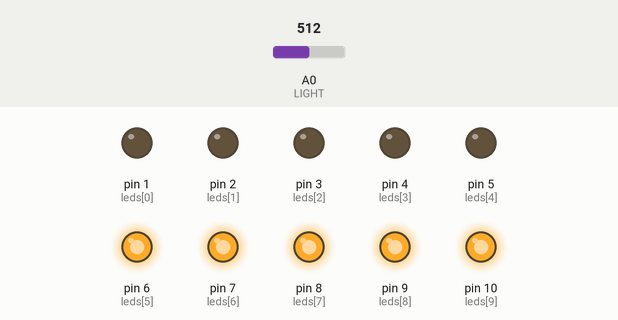
This sketch was run on a simulated Arduino Uno, built with avr-gcc and run on an emulated ATmega328P. Shown: output pins drawn as LEDs (lit = HIGH). Inputs (shaded band) come from the test bench; at power-on: A0 (LIGHT) = 512.

Above: at 1.8 s.
1.9 s: A0 (LIGHT) set to 541
3.4 s: A0 (LIGHT) set to 558
At 4.5 s:
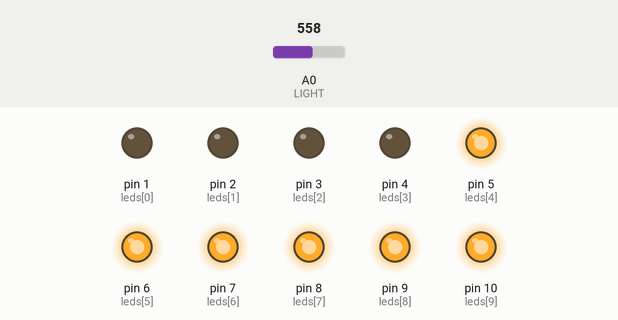
5.5 s: A0 (LIGHT) set to 603
7.2 s: A0 (LIGHT) set to 635
At 8.8 s:
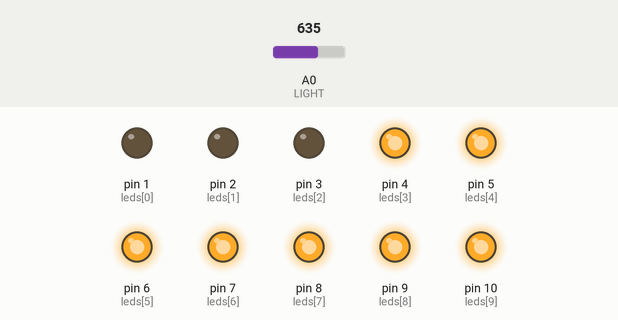
9.5 s: A0 (LIGHT) set to 673
11.2 s: A0 (LIGHT) set to 703
At 13.0 s:
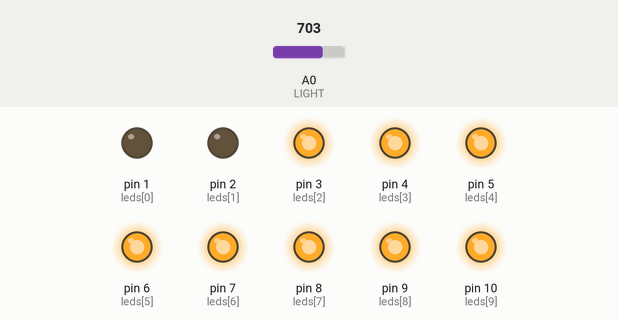
Timing chart, 0 to 14.5 s (numbered marks = the images above; inputs shaded):
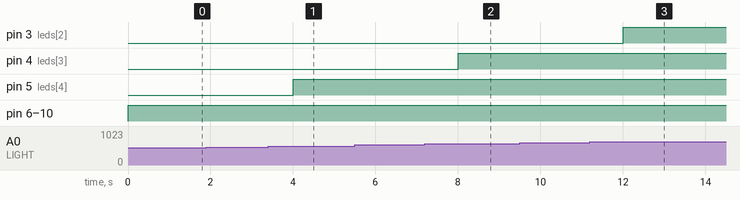

The sketch:

light_check.ino
```cpp
// Контакт подключения светодиодов
const  int  leds[] = { 1 , 2 , 3 ,  4 ,  5 ,  6 ,  7 ,  8 ,  9 ,  10 };
const  int  LIGHT = A0;  // Контакт A0 для входа фоторезистора
const  int  MIN_LIGHT =  200 ;  // Нижний порог освещенности
const  int  MAX_LIGHT =  900 ;  // Верхний порог освещенности
// Переменная для хранения данных фоторезистора
int  val =  0 ;
void  setup  ()  {
// Сконфигурировать контакты светодиодов как выход
for  ( int  i =  0 ; i <  10 ; i++)  // делаем через цикл  for
pinMode(leds[i], OUTPUT);
}
void  loop  ()  {
val = analogRead(LIGHT);  // Считываем показания  фоторезистора
// Применение функции map()
val =  map (val, MIN_LIGHT, MAX_LIGHT,  10 ,  0 );
// Ограничиваем, чтобы не превысило границ
val = constrain(val,  0 ,  10 );
// Зажечь количество светодиодов, пропорциональное  освещенности,
// остальные потушить
for  ( int  i =  1 ; i <  11 ; i++) {
if  (i >= val)  // Зажечь светодиоды
digitalWrite(leds[i -  1 ], HIGH);
else  // Потушить светодиоды
digitalWrite(leds[i -  1 ], LOW);
}
delay( 1000 );  // Пауза перед следующим измерением
} 
```

Measured:
- the behaviour switches between 549 and 550 on A0 (LIGHT) (found by bisection; images 0 and 1)
- the behaviour switches between 619 and 620 on A0 (LIGHT) (found by bisection; images 1 and 2)
- the behaviour switches between 689 and 690 on A0 (LIGHT) (found by bisection; images 2 and 3)
- after the input at 1.9 s, every drawn part: stays the same
- after the input at 3.4 s, pin 5 (leds[4]): LOW → HIGH after 0.60 s
- after the input at 5.5 s, every drawn part: stays the same
- after the input at 7.2 s, pin 4 (leds[3]): LOW → HIGH after 0.80 s
- after the input at 9.5 s, every drawn part: stays the same
- after the input at 11.2 s, pin 3 (leds[2]): LOW → HIGH after 0.80 s
